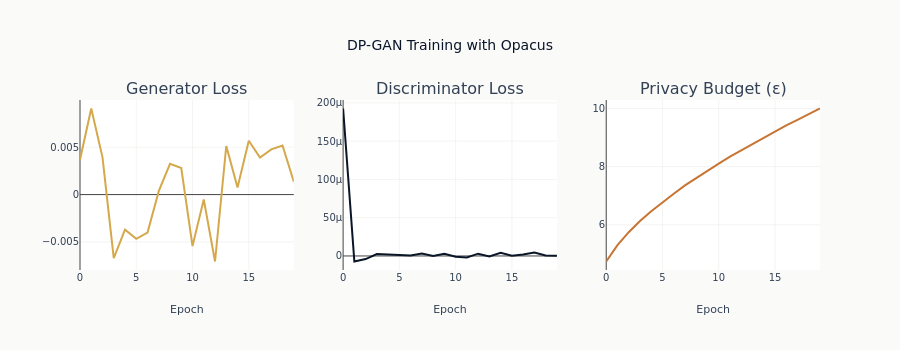

The code cell stored with this chart in its notebook:
### Markdown cell above
## 9. Visualize Training and Results

### Code cell
# Training curves with privacy tracking
fig = make_subplots(
    rows=1, cols=3, subplot_titles=["Generator Loss", "Discriminator Loss", "Privacy Budget (ε)"]
)

fig.add_trace(
    go.Scatter(y=history["g_loss"], mode="lines", name="G Loss", line_color=COLORS["amber"]),
    row=1,
    col=1,
)
fig.add_trace(
    go.Scatter(y=history["d_loss"], mode="lines", name="D Loss", line_color=COLORS["blue"]),
    row=1,
    col=2,
)
fig.add_trace(
    go.Scatter(y=history["epsilon"], mode="lines", name="ε spent", line_color=COLORS["copper"]),
    row=1,
    col=3,
)

fig.update_xaxes(title_text="Epoch")
fig.update_layout(
    title="DP-GAN Training with Opacus", height=350, showlegend=False, template="ml4t"
)
fig.show()

### Figure 1 — Plotly figure (JSON) as saved in the notebook; plotly's stock layout.template omitted (floating-point values rounded to 4 significant figures)
{"data": [{"line": {"color": "#D4A84B"}, "mode": "lines", "name": "G Loss", "type": "scatter", "xaxis": "x", "y": [0.003679, 0.009082, 0.00393, -0.006709, -0.0037, -0.004665, -0.004002, 0.0003626, 0.003246, 0.002794, -0.005434, -0.0005195, -0.00706, 0.005128, 0.0007403, 0.005679, 0.003904, 0.004767, 0.005183, 0.001354], "yaxis": "y"}, {"line": {"color": "#0a1628"}, "mode": "lines", "name": "D Loss", "type": "scatter", "xaxis": "x2", "y": [0.0001926, -7.237e-06, -4.083e-06, 2.49e-06, 1.793e-06, 1.091e-06, 6.094e-07, 3.207e-06, 1.109e-07, 2.894e-06, -9.265e-07, -1.911e-06, 2.994e-06, -6.917e-07, 3.99e-06, 2.16e-07, 1.781e-06, 4.445e-06, 6.187e-07, 1.801e-07], "yaxis": "y2"}, {"line": {"color": "#C87533"}, "mode": "lines", "name": "ε spent", "type": "scatter", "xaxis": "x3", "y": [4.74, 5.304, 5.748, 6.134, 6.467, 6.784, 7.069, 7.354, 7.609, 7.857, 8.104, 8.341, 8.559, 8.777, 8.995, 9.213, 9.413, 9.607, 9.802, 9.996], "yaxis": "y3"}], "layout": {"annotations": [{"font": {"size": 16}, "showarrow": false, "text": "Generator Loss", "x": 0.1444, "xanchor": "center", "xref": "paper", "y": 1.0, "yanchor": "bottom", "yref": "paper"}, {"font": {"size": 16}, "showarrow": false, "text": "Discriminator Loss", "x": 0.5, "xanchor": "center", "xref": "paper", "y": 1.0, "yanchor": "bottom", "yref": "paper"}, {"font": {"size": 16}, "showarrow": false, "text": "Privacy Budget (ε)", "x": 0.8556, "xanchor": "center", "xref": "paper", "y": 1.0, "yanchor": "bottom", "yref": "paper"}], "height": 350, "showlegend": false, "title": {"text": "DP-GAN Training with Opacus"}, "xaxis": {"anchor": "y", "domain": [0.0, 0.2889], "title": {"text": "Epoch"}}, "xaxis2": {"anchor": "y2", "domain": [0.3556, 0.6444], "title": {"text": "Epoch"}}, "xaxis3": {"anchor": "y3", "domain": [0.7111, 1.0], "title": {"text": "Epoch"}}, "yaxis": {"anchor": "x", "domain": [0.0, 1.0]}, "yaxis2": {"anchor": "x2", "domain": [0.0, 1.0]}, "yaxis3": {"anchor": "x3", "domain": [0.0, 1.0]}}}
